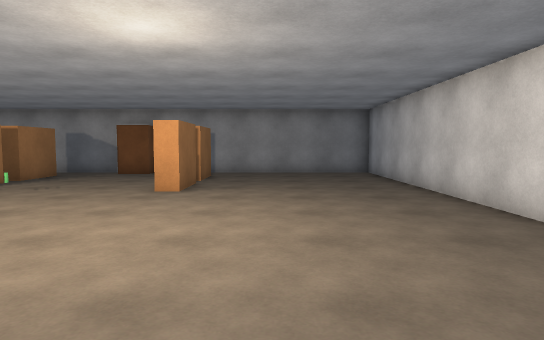
[1] (above)

19 first-person views from a walk through a scene from a Unity 3-D project. The camera is 1.3 m above the floor, tilts 4° down and sees 75° across. The floor is counted in squares, 1 m on a side. Each view is taken from the middle of a square. On the plan, view 1 faces up. The plan holds only what a view shows up to about 15 squares ahead; the rest is blank. The player character is not drawn. Door leaves are left out, so doorways stand open.

[2]
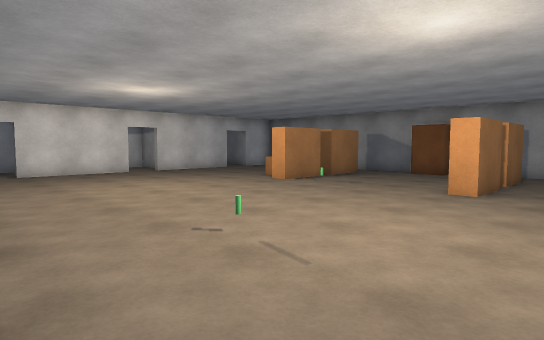

[3]
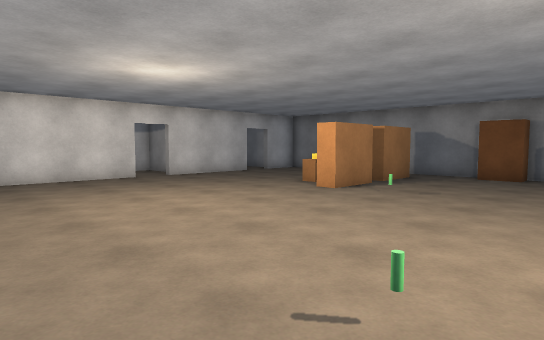

[4]
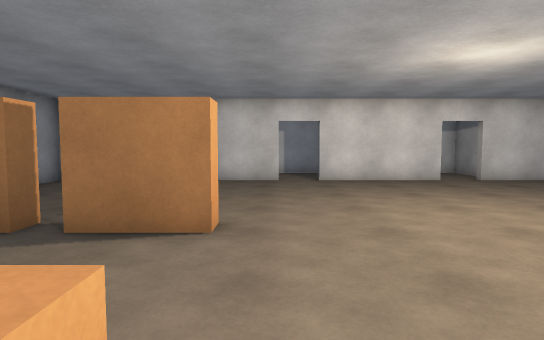

[5]
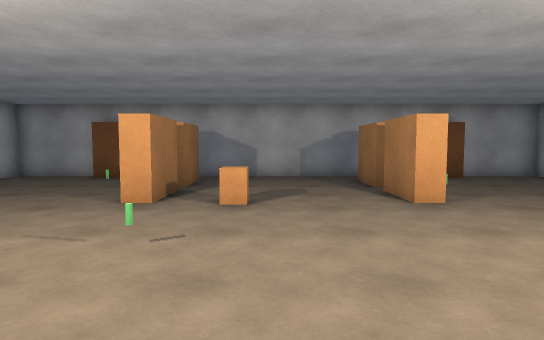

[6]
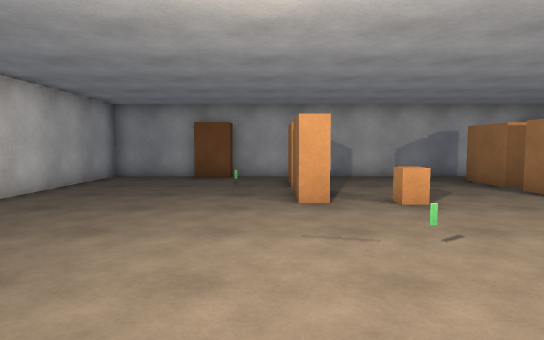

[7]
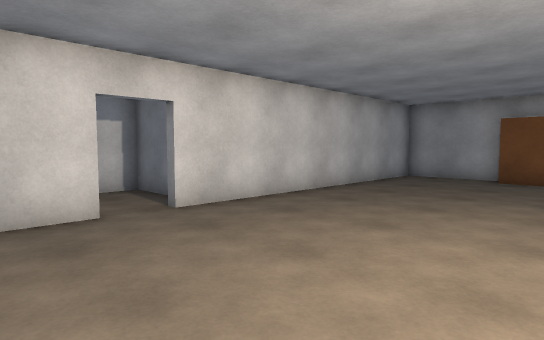

[8]
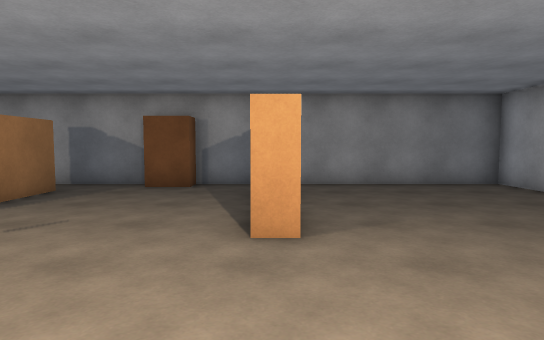

[9]
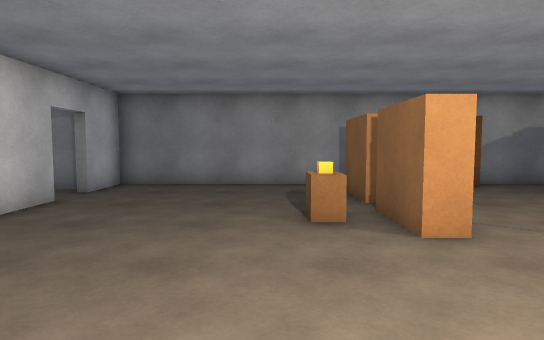

[10]
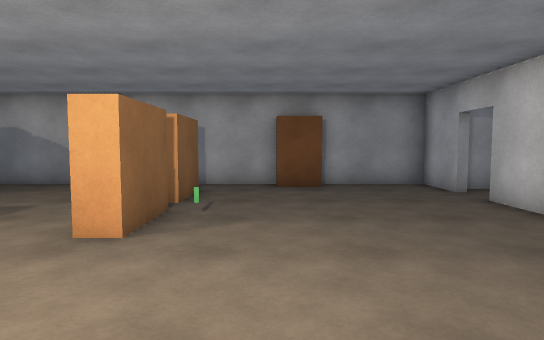

[11]
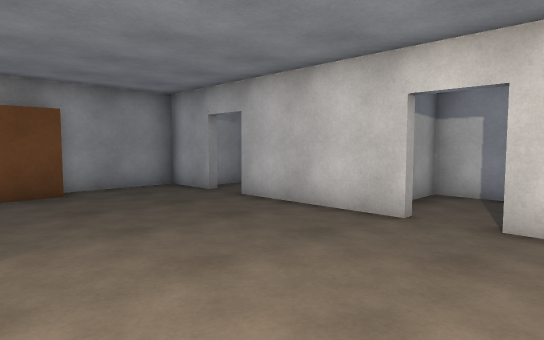

[12]
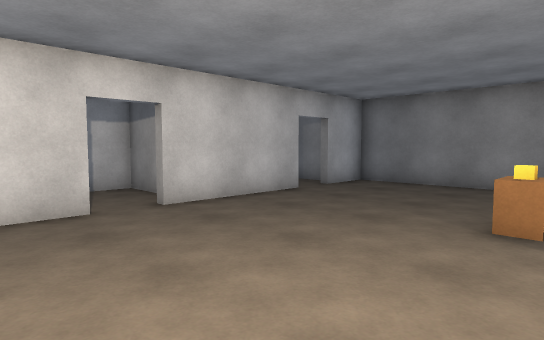

[13]
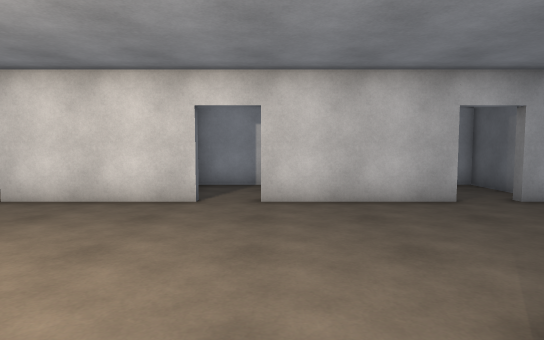

[14]
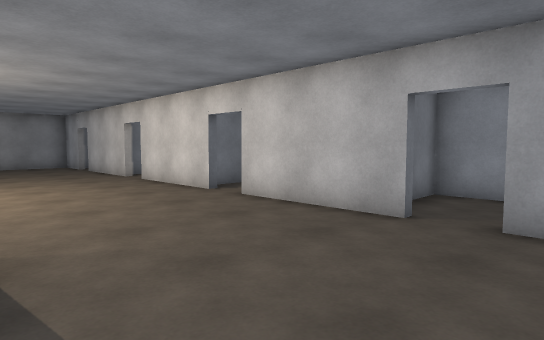

[15]
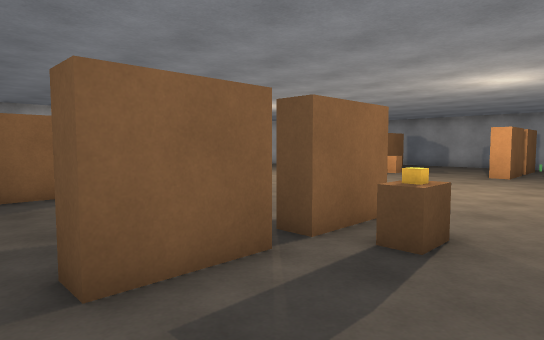

[16]
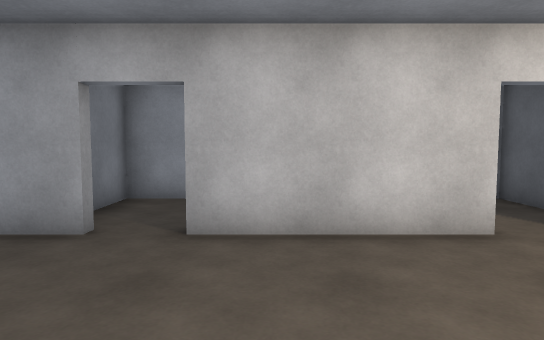

[17]
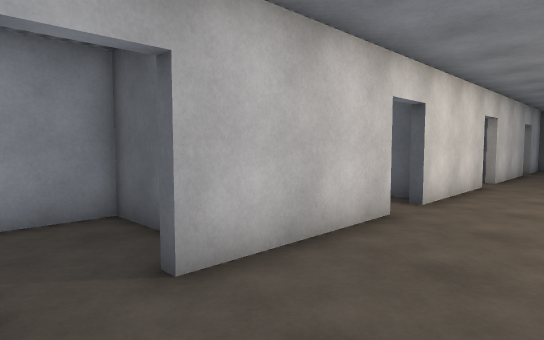

[18]
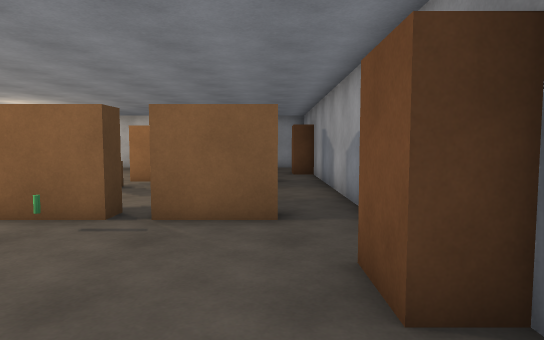

[19]
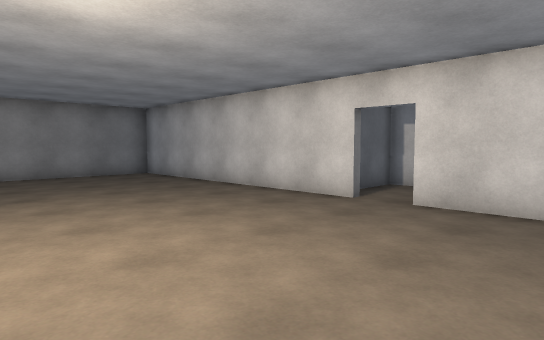

### Floor plan
Ten units are one square. View 1 is at (0, 0); x grows to the right and y downward. Boxes are objects, and circles mark ways between rooms. Rooms are numbered by the first view taken in them; rooms with no view inside come last. Other rooms are left out.
<svg viewBox="-211 -174 297 247">
<path fill="none" stroke="#000" d="M46 -57 46 -169 -56 -169M-171 -73 -171 -28M-171 -13 -171 32M-71 -169 -171 -169 -171 -148M11 68 46 68 46 -42M-171 -133 -171 -88M-171 47 -171 68 -4 68M-189 24 -206 24 -206 55 -178 55M-176 -36 -206 -36 -206 -5 -192 -5M-191 -65 -179 -65M-175 -96 -206 -96 -206 -65M-178 -156 -206 -156 -206 -125 -192 -125M62 -34 81 -34 81 -65 61 -65"/>
<rect x="-135" y="55" width="20" height="10" fill="#bbb"><title>other object</title></rect>
<rect x="-115" y="-115" width="10" height="10" fill="#bbb"><title>other object</title></rect>
<rect x="-115" y="-125" width="10" height="10" fill="#bbb"><title>other object</title></rect>
<rect x="-105" y="25" width="20" height="30" fill="#bbb"><title>other object</title></rect>
<rect x="-105" y="-5" width="20" height="30" fill="#bbb"><title>other object</title></rect>
<rect x="-105" y="-125" width="20" height="30" fill="#bbb"><title>other object</title></rect>
<rect x="-105" y="-155" width="20" height="30" fill="#bbb"><title>other object</title></rect>
<rect x="-75" y="-165" width="20" height="10" fill="#bbb"><title>other object</title></rect>
<rect x="-55" y="-5" width="10" height="10" fill="#bbb"><title>other object</title></rect>
<rect x="-35" y="25" width="10" height="30" fill="#bbb"><title>other object</title></rect>
<rect x="-35" y="-5" width="10" height="30" fill="#bbb"><title>other object</title></rect>
<rect x="-35" y="-125" width="10" height="30" fill="#bbb"><title>other object</title></rect>
<rect x="-35" y="-155" width="10" height="30" fill="#bbb"><title>other object</title></rect>
<rect x="-5" y="55" width="20" height="10" fill="#bbb"><title>other object</title></rect>
<circle cx="-170" cy="40" r="3" fill="#2a7"/>
<circle cx="-170" cy="-20" r="3" fill="#2a7"/>
<circle cx="-170" cy="-80" r="3" fill="#2a7"/>
<circle cx="-170" cy="-140" r="3" fill="#2a7"/>
<circle cx="50" cy="-50" r="3" fill="#2a7"/>
<text x="-60" y="-50">1</text>
<text x="-190" y="40">2</text>
<text x="-190" y="-20">3</text>
<text x="-190" y="-80">4</text>
<text x="-190" y="-140">5</text>
<text x="60" y="-50">6</text>
</svg>
Room 1 opens to room 2. Room 1 opens to room 3. Room 1 opens to room 4. Room 1 opens to room 5. Room 1 opens to room 6.

Where each view was taken, in squares from view 1:
view 1: 0 up, 0 right, facing up
view 2: 0 up, 0 right, facing up-left
view 3: 1 up, 3 left, facing up-left
view 4: 1 up, 4 left, facing left
view 5: 8 up, 6 left, facing down
view 6: 8 up, 2 left, facing down
view 7: 8 up, 2 left, facing down-right
view 8: 5 up, 3 left, facing up
view 9: 5 up, 12 left, facing up
view 10: 5 up, 12 left, facing down
view 11: 4 up, 11 left, facing down-left
view 12: 5 up, 10 left, facing up-left
view 13: 9 up, 9 left, facing left
view 14: 16 up, 11 left, facing down-left
view 15: 16 up, 13 left, facing down-right
view 16: 2 down, 12 left, facing left
view 17: 5 down, 14 left, facing up-left
view 18: 5 down, 16 left, facing right
view 19: 1 up, 3 left, facing up-right
